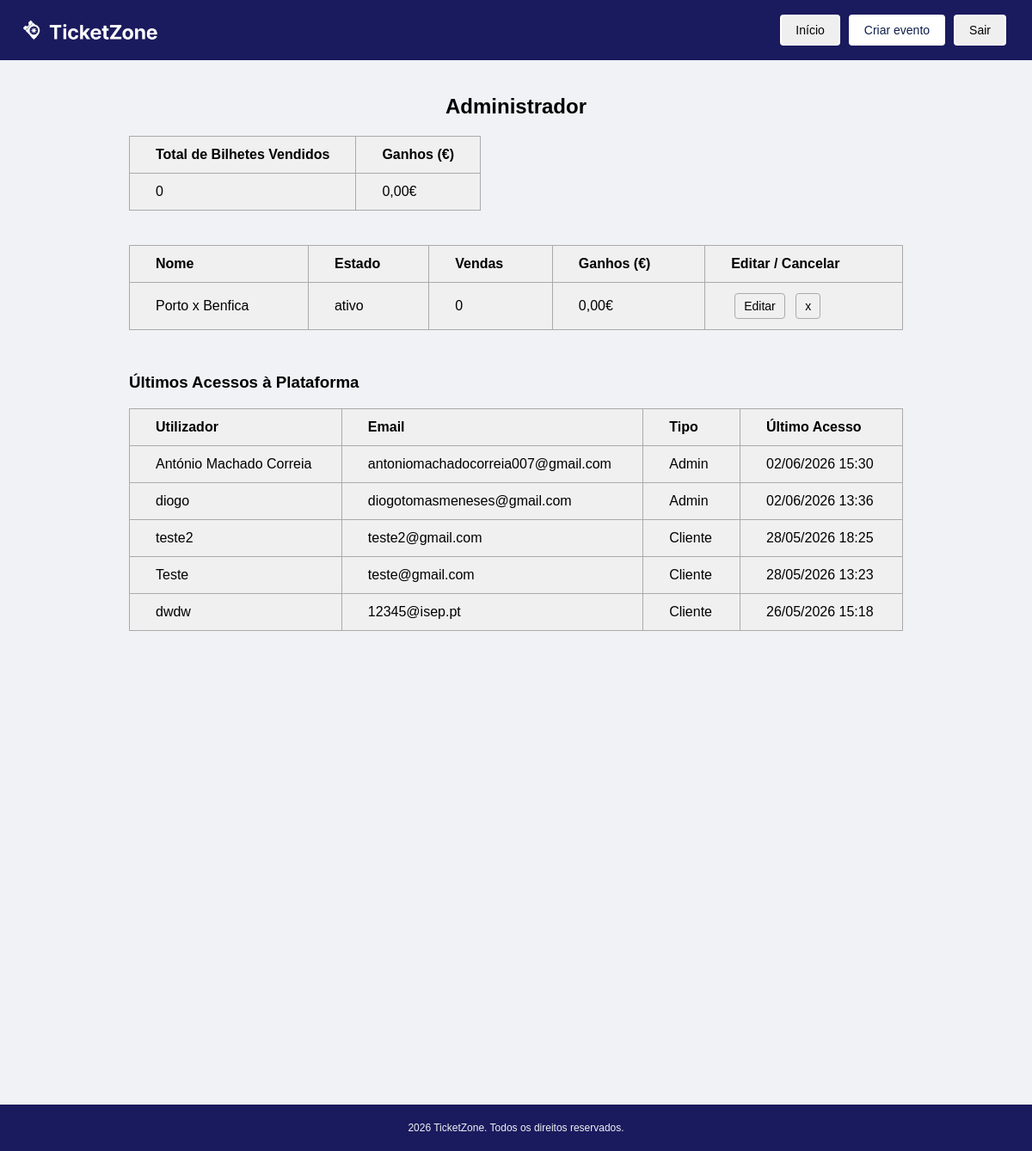
The page /admin.php (signed in) on the database as committed earlier.
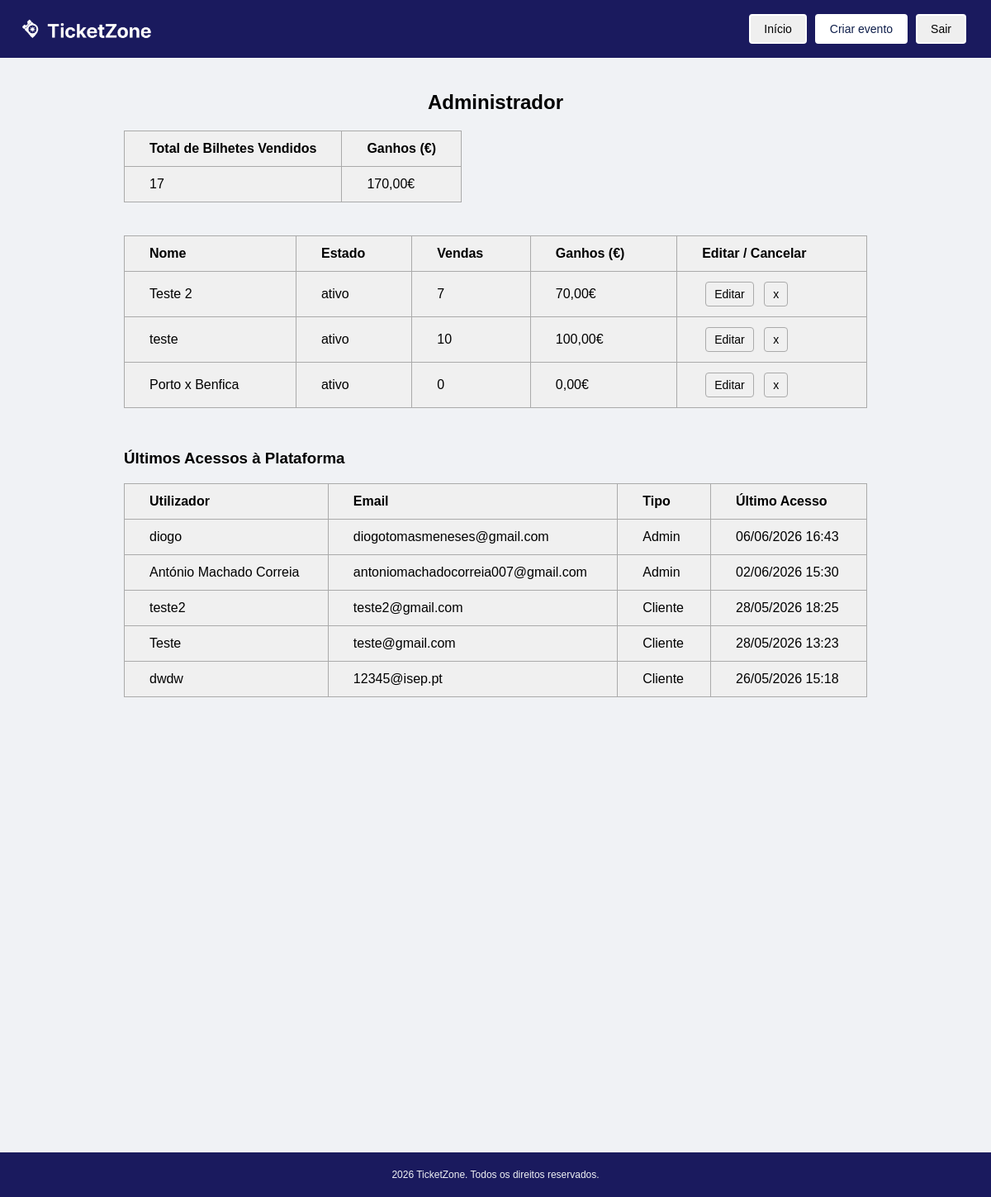
The same page on the database as committed later.
### tables this page shows
CREATE TABLE eventos (
        id INTEGER PRIMARY KEY AUTOINCREMENT,
        nome TEXT NOT NULL,
        descricao TEXT,
        data_inicio TEXT NOT NULL,
        data_fim TEXT NOT NULL,
        local TEXT NOT NULL,
        imagem TEXT,
        estado TEXT DEFAULT 'ativo' CHECK(estado IN ('ativo', 'cancelado')),
        id_categoria INTEGER,
        id_admin INTEGER,
        FOREIGN KEY (id_categoria) REFERENCES categorias(id),
        FOREIGN KEY (id_admin) REFERENCES utilizadores(id)
    );

CREATE TABLE utilizadores (
        id INTEGER PRIMARY KEY AUTOINCREMENT,
        username TEXT NOT NULL UNIQUE,
        email TEXT NOT NULL UNIQUE,
        password_hash TEXT NOT NULL,
        tipo TEXT NOT NULL CHECK(tipo IN ('cliente', 'admin')),
        data_registo TEXT DEFAULT CURRENT_TIMESTAMP,
        ultimo_acesso TEXT
    );

### scripts/carregar_eventos.php (called while the page is built, shortened)
<?php
$db = new SQLite3(__DIR__ . '/../ticketzone.db');
$query = "
    SELECT
        e.id,
        e.nome,
        e.estado,
        COALESCE(SUM(ic.quantidade), 0)                    AS total_bilhetes,
        COALESCE(SUM(ic.quantidade * ic.preco_unitario), 0) AS total_ganhos
    FROM eventos e
    LEFT JOIN tipos_bilhete tb ON tb.id_evento = e.id
    LEFT JOIN itens_compra ic  ON ic.id_tipo_bilhete = tb.id
    LEFT JOIN compras c        ON c.id = ic.id_compra AND c.estado = 'concluida'
    GROUP BY e.id, e.nome, e.estado
    ORDER BY e.id DESC
";
$resultado = $db->query($query);
$eventos = [];
while ($linha = $resultado->fetchArray(SQLITE3_ASSOC)) {
    $eventos[] = $linha;
}
?>

### scripts/carregar_entradas.php (called while the page is built, shortened)
<?php
$db = new SQLite3(__DIR__ . '/../ticketzone.db');
$query = "
    SELECT
        username,
        email,
        tipo,
        ultimo_acesso
    FROM utilizadores
    WHERE ultimo_acesso IS NOT NULL
    ORDER BY ultimo_acesso DESC
    LIMIT 50
";
$resultado = $db->query($query);
$entradas = [];
while ($linha = $resultado->fetchArray(SQLITE3_ASSOC)) {
    $entradas[] = $linha;
}
?>

### admin.php (the view, shortened to what this page needs)
<?php
require_once __DIR__ . '/scripts/carregar_eventos.php';
require_once __DIR__ . '/scripts/carregar_entradas.php';
$total_bilhetes_geral = 0;
$total_ganhos_geral   = 0;
foreach ($eventos as $evento) {
    $total_bilhetes_geral += $evento['total_bilhetes'];
    $total_ganhos_geral   += $evento['total_ganhos'];
}
?>
<!DOCTYPE html>
<html lang="pt">
<head>
    <link rel="stylesheet" href="styles/admin.css" />
</head>
<body>
    <nav>
        <div class="logo-nav">
            <img src="images/logo.png" alt="Logo TicketZone" />
        </div>
        <div class="botoes-nav">
            <button class="botao botao-home" onclick="location.href='index.php'">Início</button>
            <button class="botao botao-criar" onclick="location.href='eventos.php'">Criar evento</button>
            <button class="botao botao-sair" onclick="location.href='scripts/logout.php'">Sair</button>
        </div>
    </nav>
    <main>
        <h2>Administrador</h2>
        <div class="resumo">
            <table>
                <thead>
                    <tr>
                        <th>Total de Bilhetes Vendidos</th>
                        <th>Ganhos (€)</th>
                    </tr>
                </thead>
                <tbody>
                    <tr>
                        <td><?= number_format($total_bilhetes_geral, 0, ',', '.') ?></td>
                        <td><?= number_format($total_ganhos_geral,   2, ',', '.') ?>€</td>
                    </tr>
                </tbody>
            </table>
        </div>
        <table class="eventos">
            <thead>
                <tr>
                    <th>Nome</th>
                    <th>Estado</th>
                    <th>Vendas</th>
                    <th>Ganhos (€)</th>
                    <th>Editar / Cancelar</th>
                </tr>
            </thead>
            <tbody>
                <?php if (empty($eventos)): ?>
                    <tr>
                        <td colspan="5" style="text-align: center; color: #888;">
                            Nenhum evento encontrado.
                        </td>
                    </tr>
                <?php else: ?>
                    <?php foreach ($eventos as $evento): ?>
                        <tr>
                            <td><?= htmlspecialchars($evento['nome']) ?></td>
                            <td><?= htmlspecialchars($evento['estado']) ?></td>
                            <td><?= number_format($evento['total_bilhetes'], 0, ',', '.') ?></td>
                            <td><?= number_format($evento['total_ganhos'],   2, ',', '.') ?>€</td>
                            <td>
                                <button class="botao-editar"
                                        onclick="location.href='eventos.php?id=<?= $evento['id'] ?>'">
                                    Editar
                                </button>
                                <button class="botao-cancelar"
                                        onclick="location.href='cancelar_evento.php?id=<?= $evento['id'] ?>'">
                                    x
                                </button>
                            </td>
                        </tr>
                    <?php endforeach; ?>
                <?php endif; ?>
            </tbody>
        </table>
        <h3 style="margin-top: 50px;">Últimos Acessos à Plataforma</h3>
        <table class="eventos">
            <thead>
                <tr>
                    <th>Utilizador</th>
                    <th>Email</th>
                    <th>Tipo</th>
                    <th>Último Acesso</th>
                </tr>
            </thead>
            <tbody>
                <?php if (empty($entradas)): ?>
                    <tr>
                        <td colspan="4" style="text-align: center; color: #888;">
                            Nenhum acesso registado.
                        </td>
                    </tr>
                <?php else: ?>
                    <?php foreach ($entradas as $entrada): ?>
                        <tr>
                            <td><?= htmlspecialchars($entrada['username']) ?></td>
                            <td><?= htmlspecialchars($entrada['email']) ?></td>
                            <td><?= ucfirst(htmlspecialchars($entrada['tipo'])) ?></td>
                            <td>
                                <?php
                                    $timestamp = strtotime($entrada['ultimo_acesso']);
                                    echo date('d/m/Y H:i', $timestamp);
                                ?>
                            </td>
                        </tr>
                    <?php endforeach; ?>
                <?php endif; ?>
            </tbody>
        </table>
    </main>
    <footer>
        <p>2026 TicketZone. Todos os direitos reservados.</p>
    </footer>
</body>
</html>

### styles/admin.css (style rules this page uses)
body { font-family: Arial, sans-serif; background-color: #f0f2f5; margin: 0; padding: 0; }
nav { background-color: #1a1a5e; padding: 0px 30px; display: flex; justify-content: space-between; align-items: center; height: 70px; overflow: hidden; }
h2 { text-align: center; }
.logo-nav { color: white; font-size: 20px; font-weight: bold; display: flex; align-items: center; gap: 10px; }
.logo-nav img { height: 300px; margin-left: -80px; display: block; }
.botoes-nav { display: flex; gap: 10px; }
.botao { padding: 8px 16px; border-radius: 4px; font-size: 14px; cursor: pointer; border: 2px solid white; }
.botao-criar { background-color: white; color: #0f1f4b; }
main { max-width: 900px; margin: 40px auto; padding: 0 20px; }
table { border-collapse: collapse; background-color: #f0f0f0; }
th, td { border: 1px solid #aaaaaa; padding: 12px 30px; text-align: left; }
th { font-weight: bold; }
.resumo { margin-bottom: 40px; }
.eventos { width: 100%; }
.botao-editar,.botao-cancelar { padding: 6px 10px; border-radius: 4px; border: 1px solid #aaaaaa; background-color: #f0f0f0; cursor: pointer; font-size: 14px; margin: 0 4px; }
footer { text-align: center; padding: 8px; font-size: 12px; color: #f0f2f5; background-color: #1a1a5e; margin-top: 550px; border-top: 1px solid #eee; }

Rows that differ between the two databases and show on the page:
added eventos: nome "Teste 2", estado "ativo", total_bilhetes "7", total_ganhos "70,00"
added eventos: nome "teste", estado "ativo", total_bilhetes "10", total_ganhos "100,00"
changed utilizadores "diogo": ultimo_acesso "02/06/2026 13:36" → "06/06/2026 16:43"; moves up the list
Other text that changed with them:
$total_bilhetes_geral: "0" → "17"
$total_ganhos_geral: "0,00" → "170,00"
